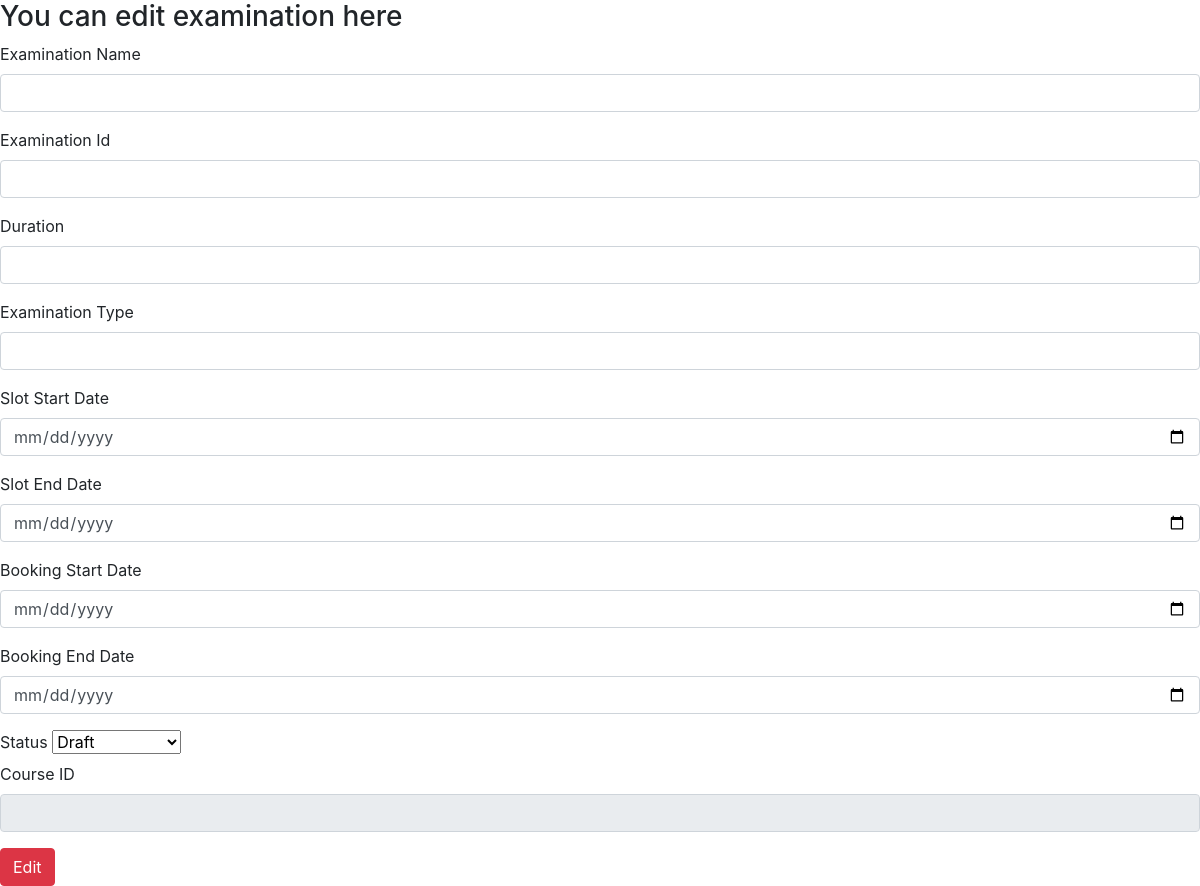
Before: /edit_examination/Q1S1 with the older database file.
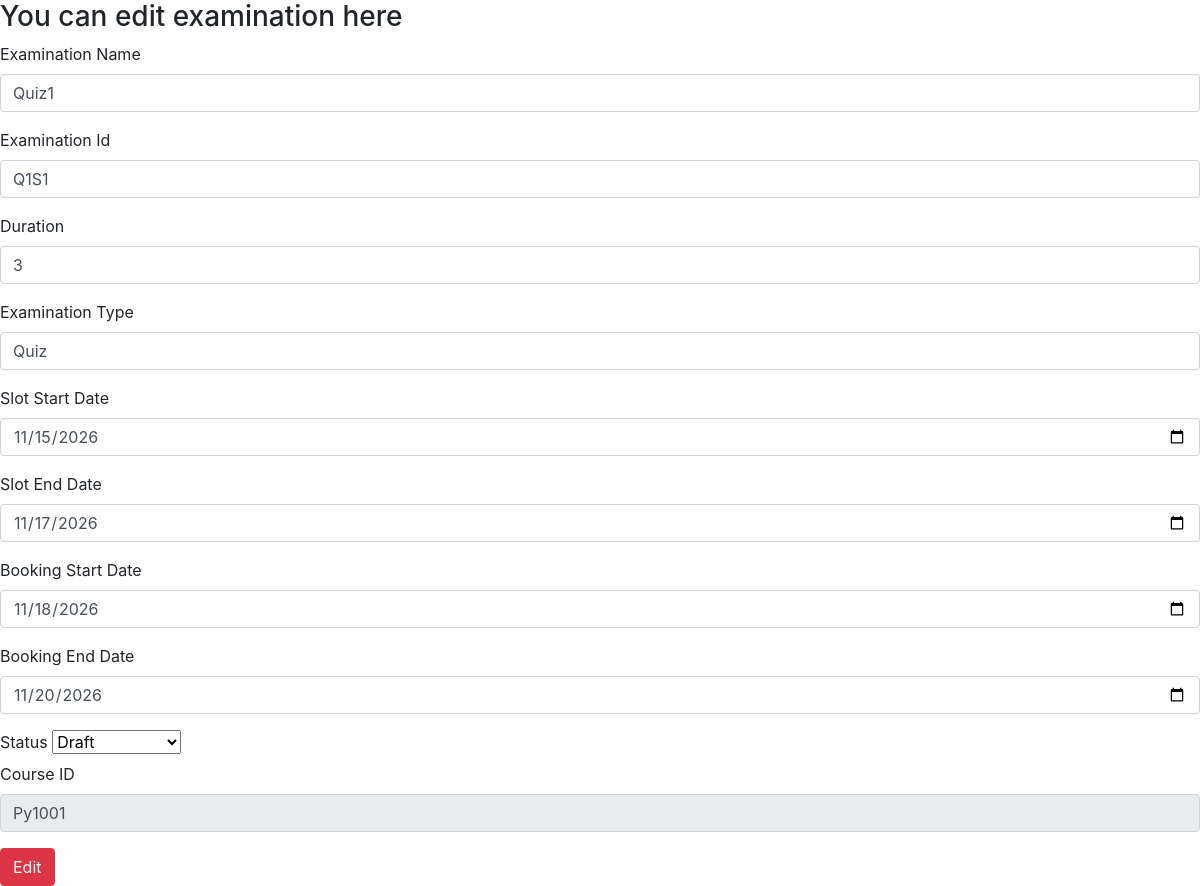
After: the same page with the newer database file.
### app.py (models this page shows)
class Examination(db.Model):
    id = db.Column(db.String, primary_key=True)
    name = db.Column(db.String)
    type = db.Column(db.String)
    maximum_marks = db.Column(db.Integer)
    duration = db.Column(db.String)
    slot_open_date = db.Column(db.Date)
    slot_close_date = db.Column(db.Date)
    booking_open_date = db.Column(db.Date)
    booking_close_date = db.Column(db.Date)
    status = db.Column(db.String)
    course_id =db.Column(db.String,db.ForeignKey('course.course_id'))
    examiner_id =db.Column(db.String,db.ForeignKey('examiner.id'))
    examination_slot = db.relationship('ExaminationSlot', backref = 'examination',lazy = True)
    examination_rubrics = db.relationship('ExaminationRubrics', backref = 'examination',lazy = True)

### app.py (the view, shortened to what this page needs)
@app.route('/edit_examination/<id>',methods = ["GET","POST"])
def edit_examination(id):
    course = Course.query.all()
    examination = Examination.query.filter_by(id=id).first()
    if request.method == "GET":
        return render_template('edit_exam.html',examination=examination,course=course)

### templates/edit_exam.html (shortened to what this page needs)
<!DOCTYPE html>
<html lang="en">
<head>
    <link rel="stylesheet" href="https://cdn.jsdelivr.net/npm/bootstrap@4.1.3/dist/css/bootstrap.min.css">
</head>
<body>
    <h3>You can edit examination here</h3>
      <form action="/edit_examination/{{examination.id}}" method="POST">
 <div class="form-group">
    <label for="exampleInputEmail1">Examination Name</label>
    <input type="text" class="form-control" name="name" aria-describedby="emailHelp" value="{{examination.name}}">
  </div>
  <div class="form-group">
    <label for="exampleInputEmail1">Examination Id</label>
    <input type="text" class="form-control" name="id" aria-describedby="emailHelp" value="{{examination.id}}">
  </div>
  <div class="form-group">
    <label for="exampleInputPassword1"> Duration</label>
    <input type="text" class="form-control" name ="duration" value="{{examination.duration}}">
  </div>
  <div class="form-group">
    <label for="exampleInputPassword1">Examination Type</label>
    <input type="text" class="form-control" name ="type" value="{{examination.type}}">
  </div>
  <div class="form-group">
    <label for="exampleInputPassword1">Slot Start Date</label>
    <input type="date" class="form-control" name ="slot_open_date" value="{{examination.slot_open_date}}">
  </div>
  <div class="form-group">
    <label for="exampleInputPassword1">Slot End Date</label>
    <input type="date" class="form-control" name ="slot_close_date" value="{{examination.slot_close_date}}">
  </div>
  <div class="form-group">
    <label for="exampleInputPassword1">Booking Start Date</label>
    <input type="date" class="form-control" name ="booking_open_date" value="{{examination.booking_open_date}}">
  </div>
  <div class="form-group">
    <label for="exampleInputPassword1">Booking End Date</label>
    <input type="date" class="form-control" name ="booking_close_date" value="{{examination.booking_close_date}}">
  </div>
  <div>
  <label for="exampleInputEmail1">Status</label>
    <select name = "status" value = "{{examination.status}}">
      <option value = 'draft'>Draft</option>
    </select>
  </div>
  <div class="form-group">
    <label>Course ID</label>
    <input type="text" class="form-control"
           value="{{examination.course_id}}" readonly>
</div>
  <button type="submit" class="btn btn-danger">Edit</button>
</form>
</body>
</html>

Changed rows visible on the page:
added Examination: name "Quiz1", id "Q1S1", duration "3", type "Quiz", slot_open_date "11/15/2026", slot_close_date "11/17/2026", booking_open_date "11/18/2026", booking_close_date "11/20/2026", status "Draft", course_id "Py1001"
Other visible differences:
form field status: "Draft" → (not shown)
